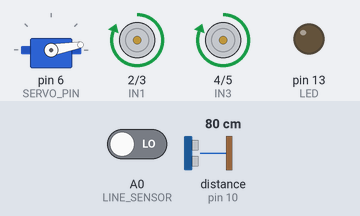
This sketch was run on a simulated Arduino Uno, built with avr-gcc and run on an emulated ATmega328P. On the bench: servo, motor-driver pin pairs drawn as motors (green arrow = first pin HIGH = forward, orange = second pin HIGH = backward, longer = more drive), output pins drawn as LEDs (lit = HIGH). Wiring (inferred from the names in the program): ultrasonic range finder: trigger pin 9; echo pin 10. The test bench sets the inputs (shaded band); at power-on: distance to the obstacle (sensor on pin 10) 80 cm, A0 (LINE_SENSOR) LOW. The echo pulse lasts 58.3 µs per cm; pins used as bus, display or sensor lines are not drawn.

Above: at 3.2 s.
3.3 s: distance to the obstacle (sensor on pin 10) set to 9 cm
At 4.7 s:
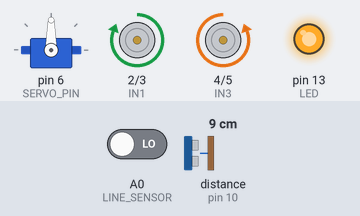
6.5 s: distance to the obstacle (sensor on pin 10) set to 5 cm
At 8.32 s:
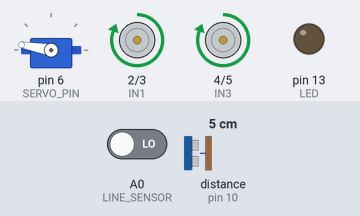
9.7 s: distance to the obstacle (sensor on pin 10) set to 18 cm
At 11.54 s:
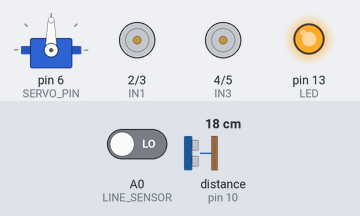
Timing chart, 0 to 18.9 s (numbered marks = the images above; inputs shaded):
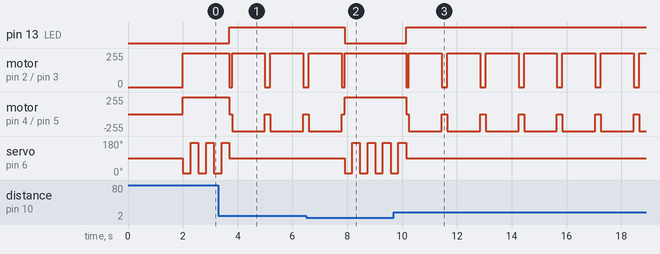

Measured:
- the behaviour switches between 7 and 6 cm on distance to the obstacle (sensor on pin 10) (found by bisection; images 1 and 2)
- after the input at 3.3 s, pin 13 (LED): LOW → HIGH after 0.40 s; motor on pin 2 (IN1) / pin 3 (IN2): goes stopped 0.10 s, forward 255/255 1.2 s, stopped 0.20 s, forward 255/255 1.2 s, then stopped, starting after 0.40 s
- after the input at 6.5 s, pin 13 (LED): HIGH → LOW after 1.4 s; servo on pin 6 (SERVO_PIN): alternates 170° for 0.28 s and 10° for 0.28 s, starting after 1.4 s
- after the input at 9.7 s, pin 13 (LED): LOW → HIGH after 0.45 s; motor on pin 2 (IN1) / pin 3 (IN2): forward 255/255 → stopped after 0.45 s, then repeats every 1.4 s: forward 255/255 1.2 s, stopped 0.20 s; motor on pin 4 (IN3) / pin 5 (IN4): forward 255/255 → stopped after 0.45 s, then repeats every 1.4 s: backward 255/255 1.2 s, stopped 0.20 s

The sketch:

project_RC.ino
```cpp
#include <Servo.h>

const int ECHO = 10;
const int TRIG = 9;
const int SERVO_PIN = 6;
const int LINE_SENSOR = A0;
const int LED = 13;

const int IN1 = 2;
const int IN2 = 3;
const int IN3 = 4;
const int IN4 = 5;

Servo scanServo;

const int LEFT_ANGLE = 10;
const int CENTER_ANGLE = 90;
const int RIGHT_ANGLE = 170;

void stopCar() {
  digitalWrite(IN1, LOW);
  digitalWrite(IN2, LOW);
  digitalWrite(IN3, LOW);
  digitalWrite(IN4, LOW);
  //모터 모두 정지
}

void moveForward() {
  digitalWrite(IN1, HIGH);
  digitalWrite(IN2, LOW);
  digitalWrite(IN3, HIGH);
  digitalWrite(IN4, LOW);
  // 모터 모두 전진
}

void turnLeft() {
  digitalWrite(IN1, LOW);
  digitalWrite(IN2, HIGH);
  digitalWrite(IN3, HIGH);
  digitalWrite(IN4, LOW);
  //왼쪽 모터는 후진, 오른쪽 모터는 전진하여 좌회전
}

void turnRight() {
  digitalWrite(IN1, HIGH);
  digitalWrite(IN2, LOW);
  digitalWrite(IN3, LOW);
  digitalWrite(IN4, HIGH);
  //왼쪽 모터는 전진, 오른쪽 모터는 후진하여 우회전
}

void setup() {
  pinMode(LED, OUTPUT);
  pinMode(ECHO, INPUT);
  pinMode(TRIG, OUTPUT);
  pinMode(LINE_SENSOR, INPUT);

  pinMode(IN1, OUTPUT);
  pinMode(IN2, OUTPUT);
  pinMode(IN3, OUTPUT);
  pinMode(IN4, OUTPUT);

  stopCar();

  scanServo.attach(SERVO_PIN);
  scanServo.write(CENTER_ANGLE); //서보모터 중앙 정렬시키기
  delay(2000);
}

void loop() {
  //초음파 거리 측정 (FCA ADAS)
  digitalWrite(TRIG, LOW);
  delayMicroseconds(2);
  digitalWrite(TRIG, HIGH);
  delayMicroseconds(10);
  digitalWrite(TRIG, LOW);

  unsigned long duration = pulseIn(ECHO, HIGH, 12000);
  unsigned long distance = duration * 17 / 1000;

  //FCA 긴급 장애물 회피, TCRT5000 센서 전선이 감지 될수도 있어서 최소거리 5cm 추가
  if (distance > 5 && distance < 22) {
    stopCar();
    digitalWrite(LED, HIGH);
    delay(100);

    turnRight();
    delay(1200);

    stopCar();
    delay(100);
  }
  else {
    digitalWrite(LED, LOW);

    // 기본 주행 상태는 직진
    moveForward();

    // 서보모터 스캔
    scanServo.write(LEFT_ANGLE);
    delay(280);
    int leftVal = digitalRead(LINE_SENSOR);

    scanServo.write(RIGHT_ANGLE);
    delay(280);
    int rightVal = digitalRead(LINE_SENSOR);

    scanServo.write(CENTER_ANGLE); // 중앙 복귀

    // 4. 주행 판단
    // 왼쪽에만 검은선 있을 시 좌회전, 오른쪽에만 검은 선 있을 시 우회전, 그 외에는 직진
    if (leftVal == HIGH && rightVal == LOW) {
      turnLeft();
      delay(120);
    }
    else if (leftVal == LOW && rightVal == HIGH) {
      turnRight();
      delay(120);
    }
    else {
      moveForward();
    }
  }
}
```
